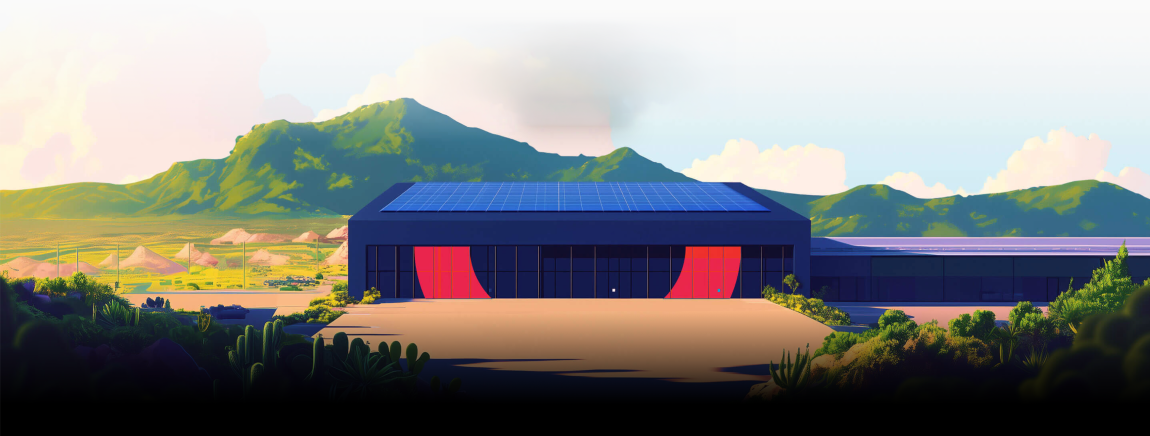
#> input picture assets/factory-raw1.png, 3450 x 1306 px (shown at 1/3 size)
$ python process_factory.py
#> lines starting #> are read from the running program, lines starting #| are printed output that depends on the picture
"""Recolor the Figma factory illustration with the Daedalus logo gradient
(#FB923C -> #EC4899 -> #7C3AED, left to right), fade/blur the top so it
blends seamlessly into the page background.

Generates both themes:
  factory-brand.png       — top fades to white (light mode)
  factory-brand-dark.png  — top fades to black (dark mode)
"""

import numpy as np
from PIL import Image, ImageFilter

SRC = "factory-raw1.png"   # 3450x1306 high-res source


def build(page_color, out_name, dark=False):
#> called with page_color = (255, 255, 255), out_name = 'factory-brand.png', dark = False
    img = Image.open(SRC).convert("RGB")
    w, h = img.size
#> w = 3450; h = 1306

    rgb = np.asarray(img).astype(np.float32) / 255.0

    # Luminance (0 = dark, 1 = light)
    lum = 0.2126 * rgb[..., 0] + 0.7152 * rgb[..., 1] + 0.0722 * rgb[..., 2]
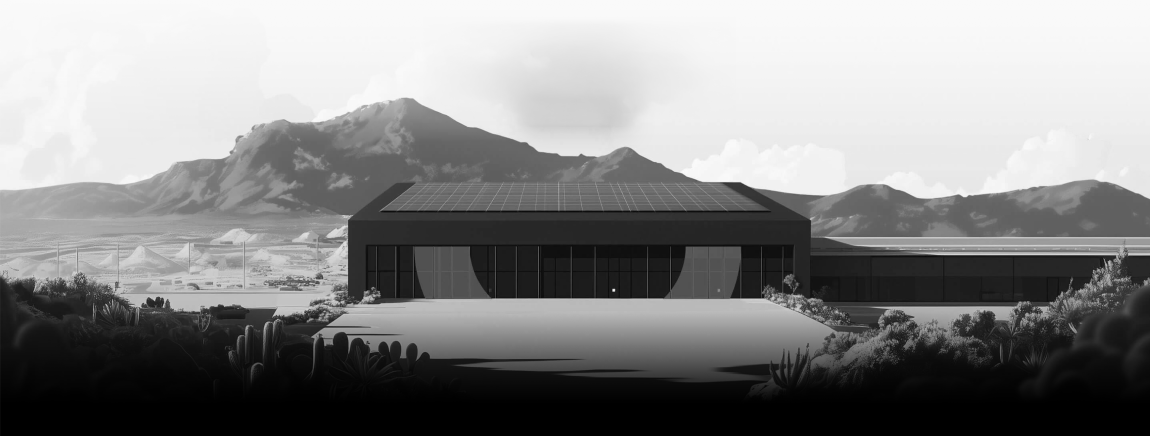
#> lum: shape (1306, 3450) float32 (shown at 1/3 size); min 0, max 0.995, mean 0.537
    # Slight contrast lift so mids don't go muddy
    lum = np.clip((lum - 0.5) * 1.05 + 0.55, 0.0, 1.0)

    # Horizontal brand gradient (same stops as the logo)
    stops = [(0.0, (0xFB, 0x92, 0x3C)), (0.4717, (0xEC, 0x48, 0x99)), (1.0, (0x7C, 0x3A, 0xED))]
    x = np.linspace(0.0, 1.0, w)
#> x = 3450 values from 0 to 1
    grad = np.zeros((w, 3), dtype=np.float32)
    for i in range(len(stops) - 1):
        p0, c0 = stops[i]
        p1, c1 = stops[i + 1]
        m = (x >= p0) & (x <= p1)
        t = np.zeros_like(x)
        t[m] = (x[m] - p0) / (p1 - p0)
        for ch in range(3):
            grad[m, ch] = (np.array(c0[ch]) + (c1[ch] - c0[ch]) * t[m]) / 255.0

    grad_row = grad[None, :, :]                      # 1 x w x 3
    lum3 = lum[..., None]                            # h x w x 1

    # Duotone: dark pixels -> brand color, light pixels -> white.
    out = grad_row + (1.0 - grad_row) * lum3
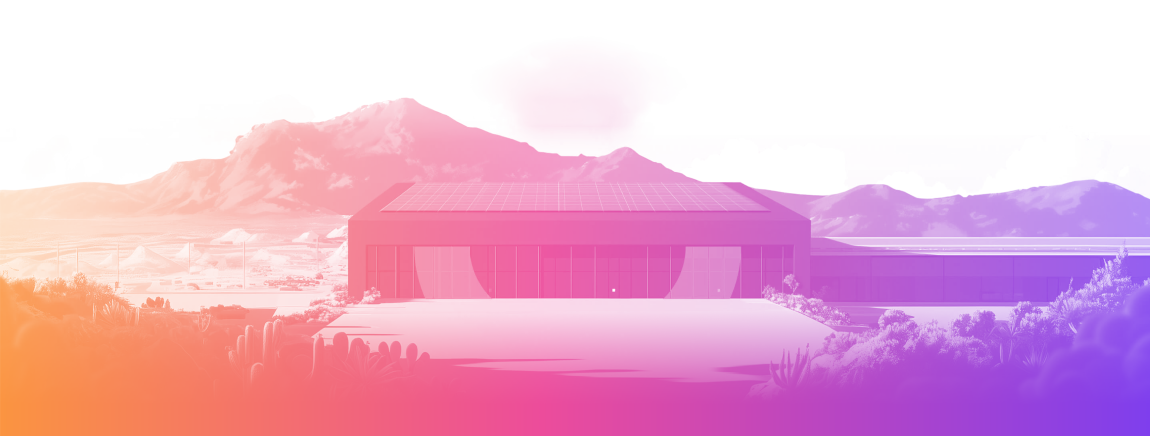
#> out: shape (1306, 3450, 3) float32 (shown at 1/3 size); mean of channels 0, 1, 2 0.937, 0.714, 0.837; drawn as R, G, B

    # Tritone: deep shadows go to black instead of full-saturation brand
    # color. This preserves the original curved silhouettes (bushes /
    # vignette) at the bottom so the image ends organically into black.
    shadow = np.clip(lum / 0.30, 0.0, 1.0) ** 1.4    # 0 for near-black source pixels
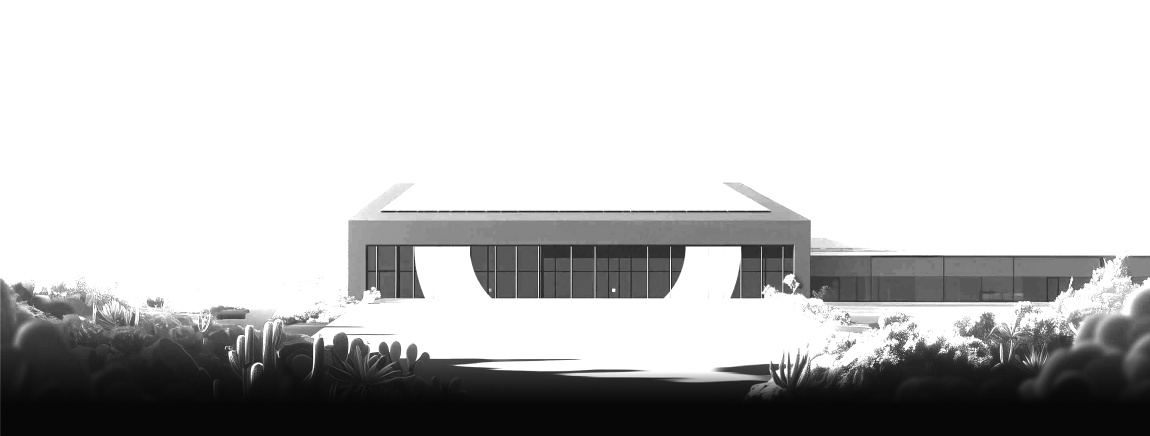
#> shadow: shape (1306, 3450) float32 (shown at 1/3 size); min 0.0308, max 1, mean 0.76
    out *= shadow[..., None]

    if dark:
        # Dark theme: highlights (sky / haze) roll off to black instead of
        # white, so the illustration reads as a gradient glow emerging from
        # the black page rather than a white image pasted on it.
        hi = np.clip((lum - 0.55) / 0.30, 0.0, 1.0) ** 1.15
        out *= (1.0 - hi)[..., None]

    out = np.clip(out, 0.0, 1.0)

    result = Image.fromarray((out * 255).astype(np.uint8), "RGB")

    # Blur the top part progressively
    blurred = result.filter(ImageFilter.GaussianBlur(radius=max(6, w // 240)))
    yy = np.linspace(0.0, 1.0, h)[:, None]           # 0 top -> 1 bottom
#> yy = 1306 values from 0 to 1
    blur_mask = np.clip(1.0 - yy / 0.45, 0.0, 1.0) ** 1.2   # full blur at top, none below 45%
    blur_mask_img = Image.fromarray((blur_mask * 255).astype(np.uint8).repeat(w, axis=1), "L")
    result = Image.composite(blurred, result, blur_mask_img)

    # Fade the top into the page background for a seamless blend
    page = Image.new("RGB", (w, h), page_color)
#> page: PIL image 3450x1306 RGB; every value is 255
    fade = np.clip(1.0 - yy / 0.38, 0.0, 1.0) ** 1.35        # opaque at row 0 -> clear by ~38%
    fade_img = Image.fromarray((fade * 255).astype(np.uint8).repeat(w, axis=1), "L")
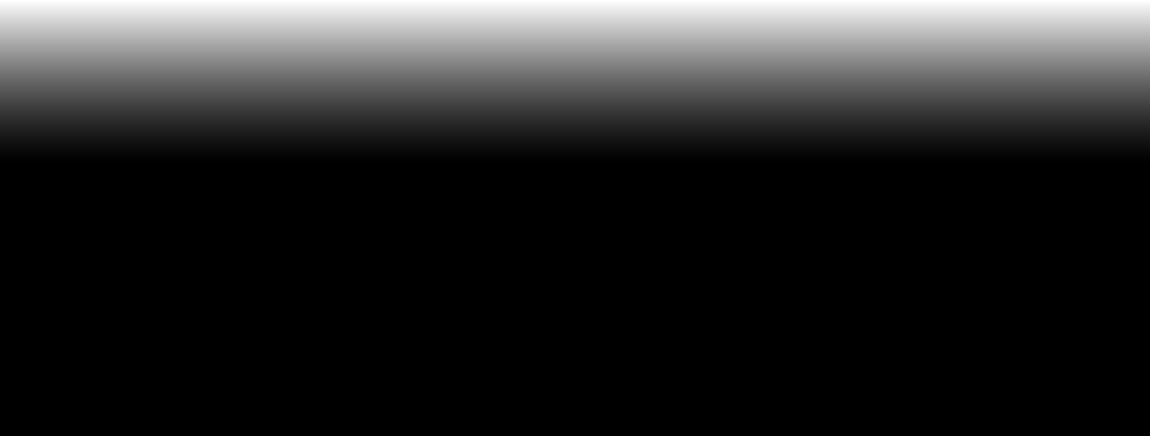
#> fade_img: PIL image 3450x1306 L (shown at 1/3 size); min 0, max 255, mean 41.1
    result = Image.composite(page, result, fade_img)

    # Gentle black assist at the very bottom only — the organic silhouettes
    # from the source (kept by the tritone) do most of the blending; this
    # just guarantees the last rows are pure black where the footer begins.
    black = Image.new("RGB", (w, h), (0, 0, 0))
#> black: PIL image 3450x1306 RGB; every value is 0
    bfade = np.clip((yy - 0.90) / 0.10, 0.0, 1.0) ** 1.5
#> bfade = 1306 values from 0 to 1
    bfade_img = Image.fromarray((bfade * 255).astype(np.uint8).repeat(w, axis=1), "L")
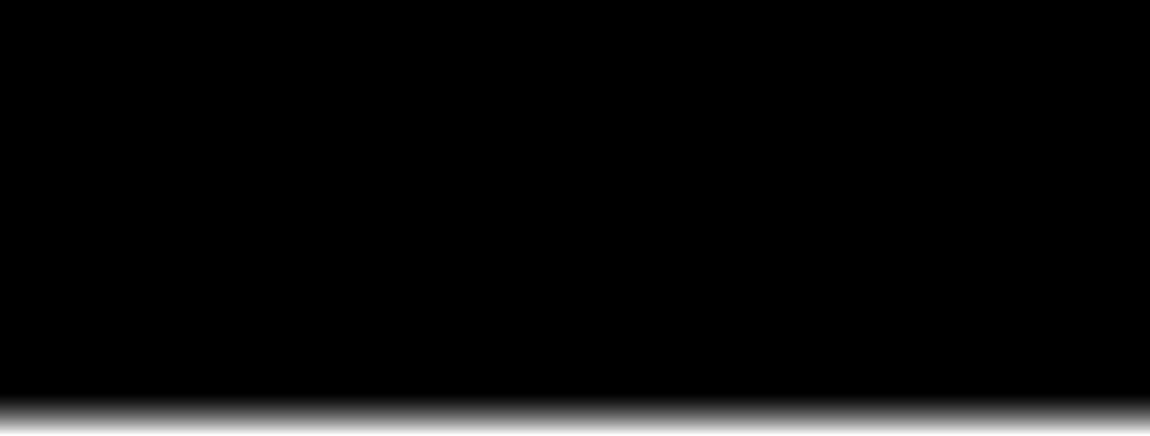
#> bfade_img: PIL image 3450x1306 L (shown at 1/3 size); min 0, max 254, mean 10.2
    result = Image.composite(black, result, bfade_img)

    result.save(out_name, optimize=True)
    print("saved", out_name, result.size)
#| saved factory-brand.png (3450, 1306)


build((255, 255, 255), "factory-brand.png")
build((0, 0, 0), "factory-brand-dark.png", dark=True)
#> call 2 of build, with page_color = (0, 0, 0), out_name = 'factory-brand-dark.png', dark = True
#> in build (call 2), `hi = np.clip((lum - 0.55) / 0.30, 0.0, 1.0) ** 1.15`:
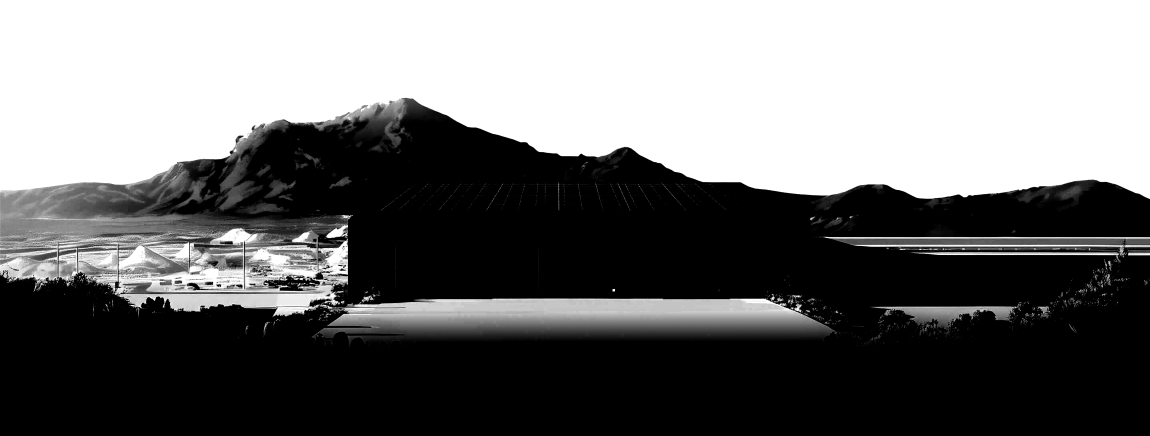
#> hi: shape (1306, 3450) float32 (shown at 1/3 size); min 0, max 1, mean 0.448
#> in build (call 2), `blurred = result.filter(ImageFilter.GaussianBlur(radius=max(6, w // 24..`:
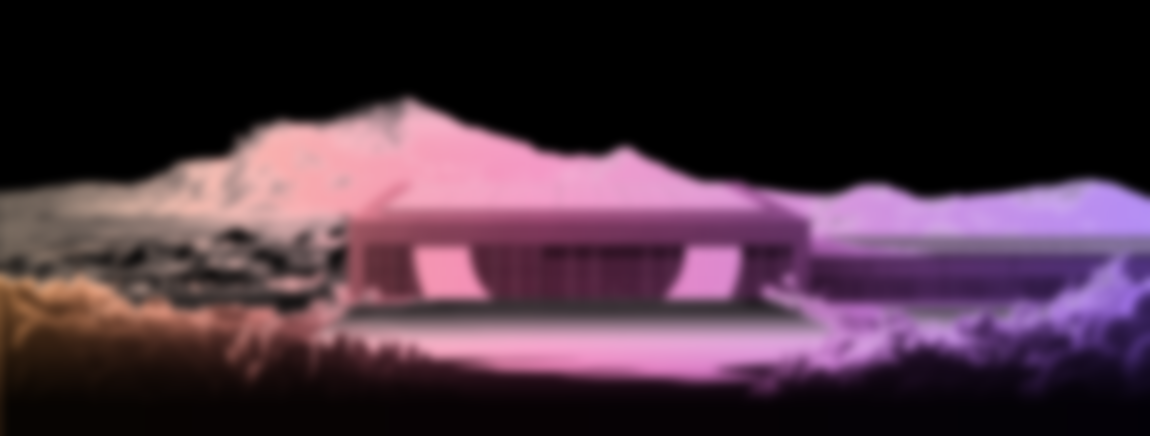
#> blurred: PIL image 3450x1306 RGB (shown at 1/3 size); mean R, G, B 70.9, 47.8, 61.6
#| saved factory-brand-dark.png (3450, 1306)
